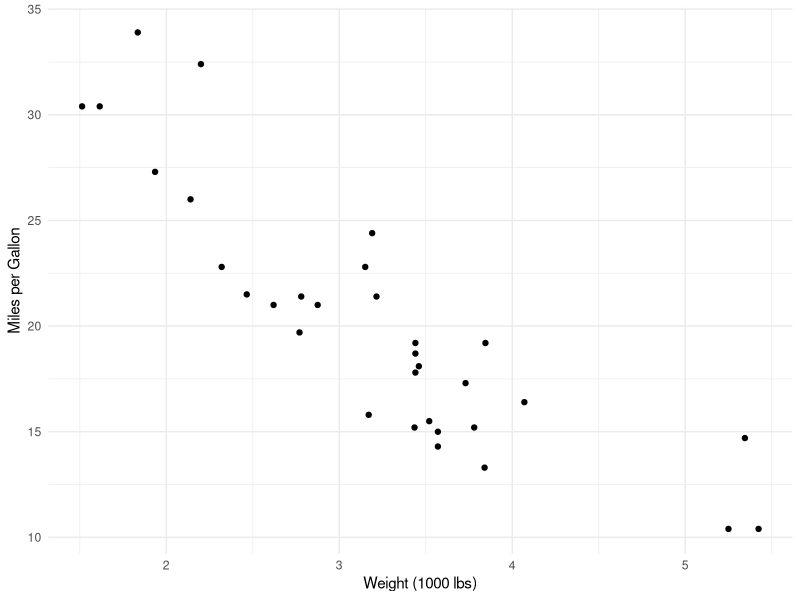

The R source for this figure:
## ---- chunk 1
                library(tidyverse)
                library(ggplot2)
## ---- chunk 2
        data(mtcars)
        summary(mtcars[, c("mpg", "hp", "wt")])
## ---- chunk 3
        ggplot(mtcars, aes(x = wt, y = mpg)) +
          geom_point() +
          labs(x = "Weight (1000 lbs)", y = "Miles per Gallon") +
          theme_minimal()
